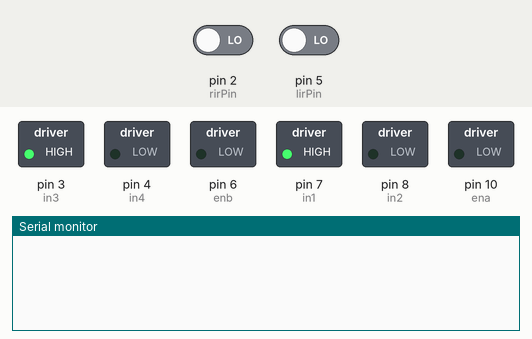
A sketch run on a simulated Arduino Uno, built with avr-gcc and run on an emulated ATmega328P. On the bench: switched loads named in the sketch (green lamp = pin HIGH), the last lines printed to the serial monitor. Inputs (shaded band) come from the test bench; at power-on: pin 2 (rirPin) LOW, pin 5 (lirPin) LOW.

Above: at 1.2 s.
1.3 s: pin 2 (rirPin) driven HIGH
At 2.0 s:
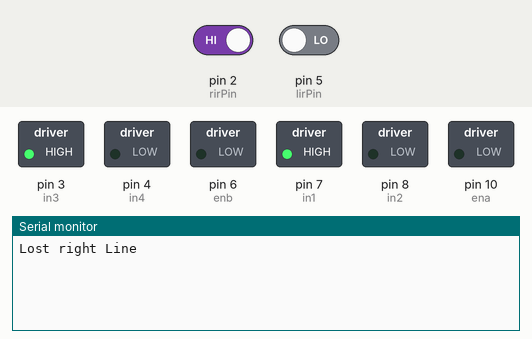
2.8 s: pin 5 (lirPin) driven HIGH
At 4.0 s:
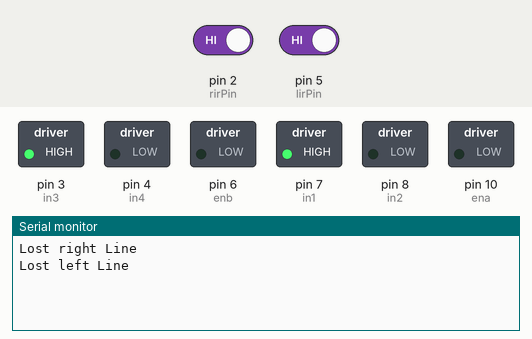
4.3 s: pin 2 (rirPin) driven LOW
At 5.4 s:
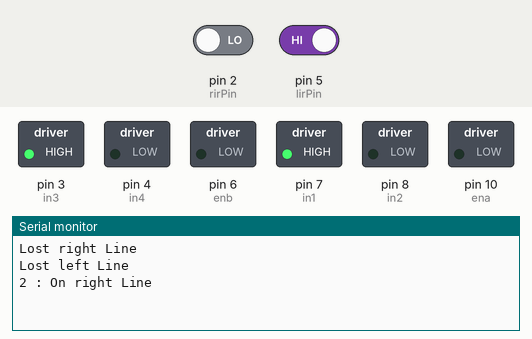
5.8 s: pin 5 (lirPin) driven LOW
At 6.6 s:
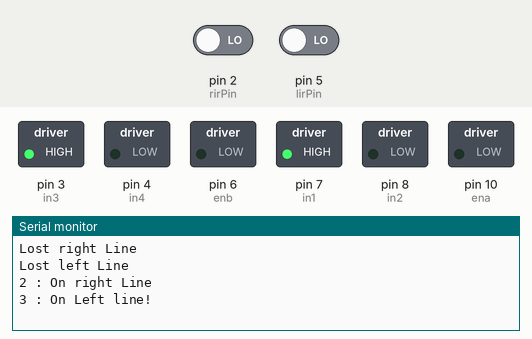

The sketch:

02_Line_follower.ino
```cpp
//IR sensors
#define lirPin 5
#define rirPin 2
// Motor A
int ena = 10;
int in1 = 7;
int in2 = 8;
// Motor B
int enb = 6;
int in3 = 3;
int in4 = 4;

#define ledPin 13

const int n=5;//number of times the states to be inputted
int speed_l=0, speed_r=0;
int lstate=0, lprev_state=0, rstate=0, rprev_state=0;
int lstates[n], rstates[n];

void change_dir(int pwm, int val){
  analogWrite(pwm,val);
  return;
}


void setup() {
  // put your setup code here, to run once:
  Serial.begin(9600);
  pinMode(ena, OUTPUT);
  pinMode(in1, OUTPUT);
  pinMode(in2, OUTPUT);
  pinMode(enb, OUTPUT);
  pinMode(in3, OUTPUT);
  pinMode(in4, OUTPUT);
  pinMode(lirPin, INPUT);
  pinMode(rirPin, INPUT);

  //Enable PWM
  digitalWrite(ena, LOW);
  digitalWrite(enb, LOW);

  //turn on MOTOR
  digitalWrite(in1, HIGH);
  digitalWrite(in2, LOW);
  digitalWrite(in3, HIGH);
  digitalWrite(in4, LOW);

}

  int t=0;

void loop() {

  lprev_state=lstate;
  rprev_state=rstate;

  for(int i=0;i<n;i++){
    lstates[i]= digitalRead(lirPin);
    rstates[i]= digitalRead(rirPin);
  }
  for(int i=0;i<n;i++){
    lstate+=lstates[i];
    rstate+=rstates[i];
  }
  lstate/=n;
  rstate/=n;

  if(lstate!=lprev_state){
    if(lstate==LOW){
      Serial.print(t);
      Serial.print(" : ");
      Serial.println("On Left line!");
    }
    else{Serial.println("Lost left Line");}
    t++;
  }


  if(rstate!=rprev_state){
    if(rstate==LOW){
      Serial.print(t);
      Serial.print(" : ");
      Serial.println("On right Line");
    }
    else{Serial.println("Lost right Line");}
    t++;
  }


}
```

Measured:
- after the input at 1.3 s, the serial monitor: prints a new line at once (image 1)
- after the input at 2.8 s, the serial monitor: prints a new line at once (image 2)
- after the input at 4.3 s, the serial monitor: prints a new line at once (image 3)
- after the input at 5.8 s, the serial monitor: prints a new line at once (image 4)
